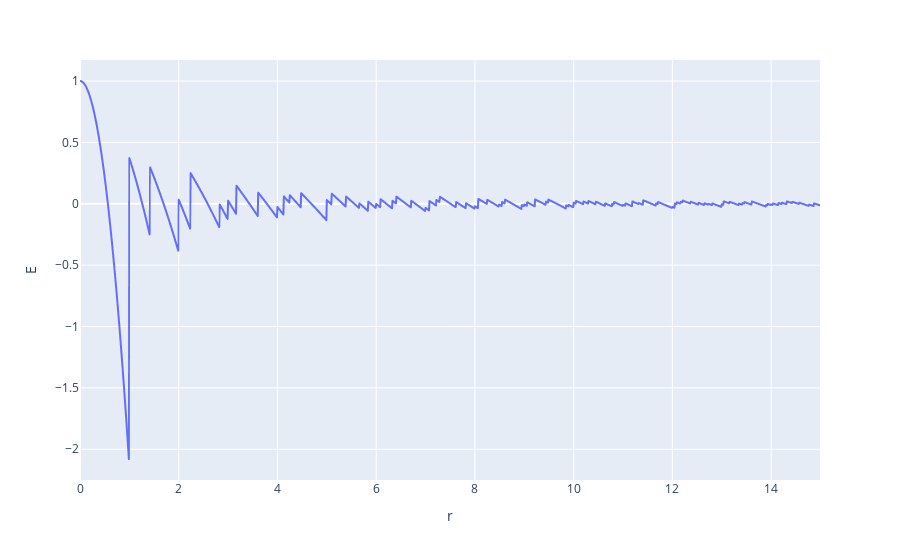

Notebook code cell kept with this figure:
### Markdown cell above
The result tends to cero but it is never cero.

### Code cell
fig = px.line(error, x="r", y="E")
fig.show()

### Figure 1 — Plotly figure (JSON) as saved in the notebook; plotly's stock layout.template omitted (floating-point values rounded to 4 significant figures; data arrays with more than 128 entries replaced by an {"elided": "..."} marker saying what was removed)
{"data": [{"hovertemplate": "r=%{x}<br>E=%{y}<extra></extra>", "legendgroup": "", "line": {"color": "#636efa", "dash": "solid"}, "mode": "lines", "name": "", "showlegend": false, "type": "scattergl", "x": {"elided": "1500 float values"}, "xaxis": "x", "y": {"elided": "1500 float values"}, "yaxis": "y"}], "layout": {"legend": {"tracegroupgap": 0}, "margin": {"t": 60}, "xaxis": {"anchor": "y", "domain": [0, 1], "title": {"text": "r"}}, "yaxis": {"anchor": "x", "domain": [0, 1], "title": {"text": "E"}}}}
